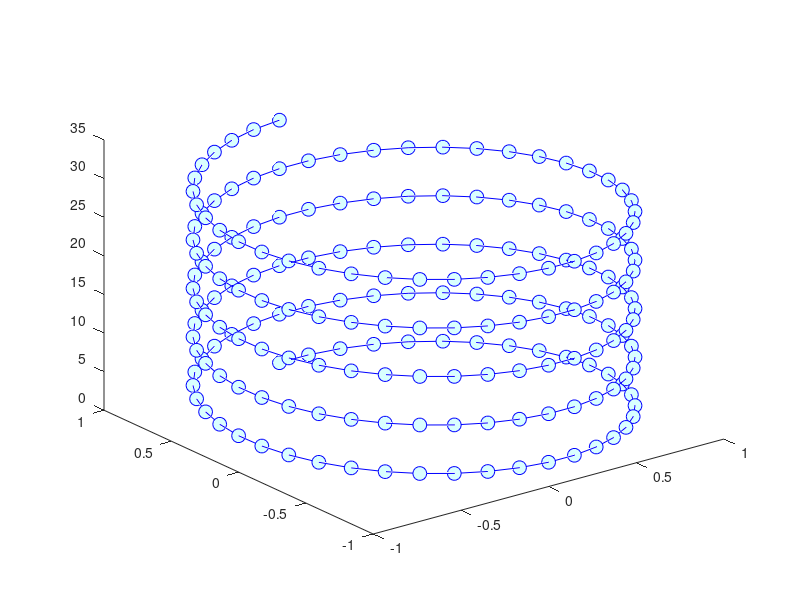

Write the MATLAB code that produced this figure.
t = 0:pi/20:10*pi;
xt = sin(t);
yt = cos(t);
plot3(xt,yt,t,'-o','Color','b','MarkerSize',10,'MarkerFaceColor','#D9FFFF');
